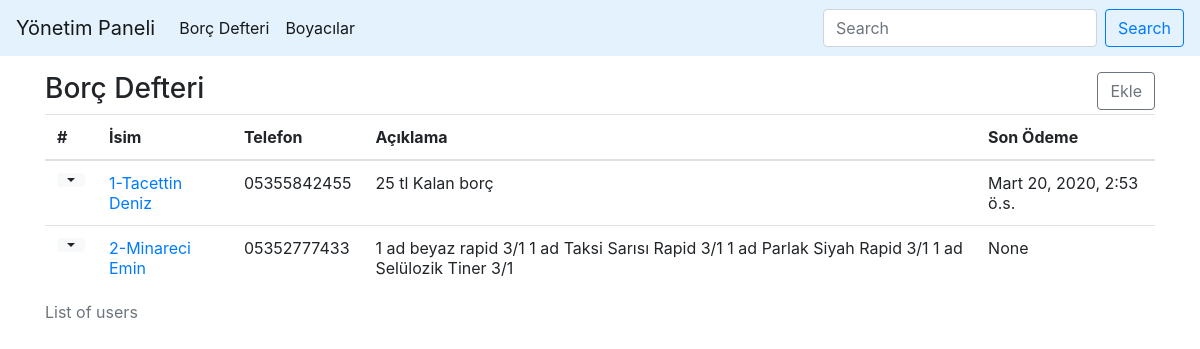
Page /defter/ on the earlier database version.
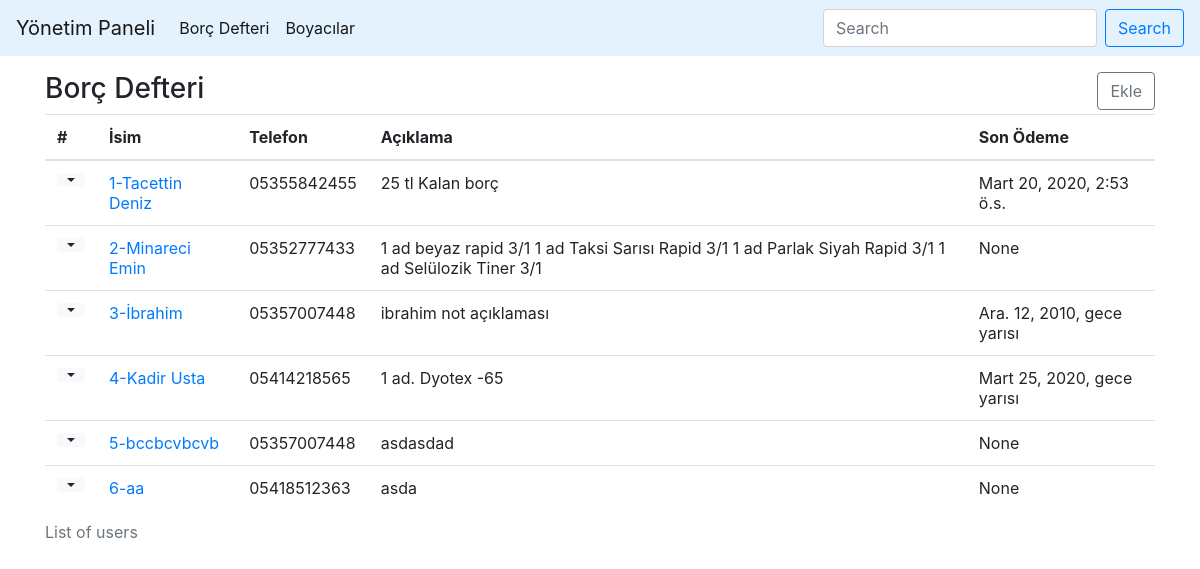
Same page on the later database version.
### boya/models.py (models this page shows, shortened)
class BorcDefteri(models.Model):
    borclu_isim = models.CharField(max_length=100, verbose_name="Borçlu İsmi")
    borclu_telefon = models.CharField(max_length=11, verbose_name="Telefon")
    borclu_aciklama = models.TextField(verbose_name="Açıklama")
    borc_baslangic = models.DateTimeField(auto_now_add=True)
    borc_son_odeme = models.DateTimeField(blank=True, null=True, verbose_name="Ödeme Tarihi")
    class Meta:
        verbose_name = "Borç Defteri"
        verbose_name_plural = "Borç Defteri"

### boya/views.py (the view)
# urls.py: path('defter/', views.borc_defteri, name="defter"),
def borc_defteri(request):
    defterler = BorcDefteri.objects.all()
    return render(request, 'defter.html', {'defterler': defterler})

### templates/defter.html (shortened to what this page needs)
{% extends 'base.html' %}
{% block content %}
<div class="container mt-3">
      <div class="row justify-content-center">
        <div class="col-12">
          <div class="row">
          <div class="col-6"><h3>Borç Defteri</h1></div>
          <div class="col-6 text-right"><a type="button" href="{% url 'defter_ekle' %}" class="btn btn-outline-secondary align-right">Ekle</a></div>
          </div>
            <table class="table">
              <caption>List of users</caption>
              <thead>
                <tr>
                  <th scope="col">#</th>
                  <th scope="col">İsim</th>
                  <th scope="col">Telefon</th>
                  <th scope="col">Açıklama</th>
                  <th scope="col">Son Ödeme</th>
                </tr>
              </thead>
              <tbody>
              {% for defter in defterler %}
                <tr>
                  <th scope="row"><div class="btn-group">
  <button type="button" class="btn btn-sm btn-light dropdown-toggle dropdown-toggle-split" data-toggle="dropdown" aria-haspopup="true" aria-expanded="false">
  </button>
</div></th>
                  <td><a href="{% url 'defter_ayrinti' defter.id%}">{{defter.id}}-{{defter.borclu_isim}}</a></td>
                  <td>{{defter.borclu_telefon}}</td>
                  <td>{{defter.borclu_aciklama}}</td>
                  <td>{{defter.borc_son_odeme}}</td>
                </tr>
              {% endfor %}
              </tbody>
            </table>
        </div>
      </div>
</div>
{% endblock content %}

Differences in the rows shown:
added BorcDefteri: id "3", borclu_isim "İbrahim", borclu_telefon "05357007448", borclu_aciklama "ibrahim not açıklaması", borc_son_odeme "Ara. 12, 2010, gece yarısı"
added BorcDefteri: id "4", borclu_isim "Kadir Usta", borclu_telefon "05414218565", borclu_aciklama "1 ad. Dyotex -65", borc_son_odeme "Mart 25, 2020, gece yarısı"
added BorcDefteri: id "5", borclu_isim "bccbcvbcvb", borclu_telefon "05357007448", borclu_aciklama "asdasdad", borc_son_odeme "None"
added BorcDefteri: id "6", borclu_isim "aa", borclu_telefon "05418512363", borclu_aciklama "asda", borc_son_odeme "None"
